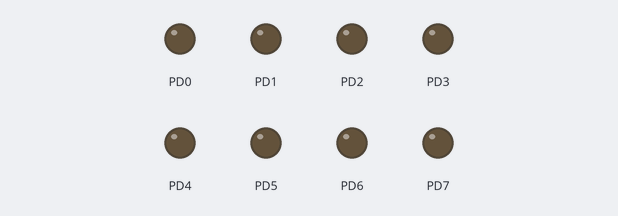
The program below on a simulated ATmega328P, built with avr-gcc and emulated at 16 MHz (the files do not name the chip). On the bench: output pins drawn as LEDs (lit = HIGH).

Above: at 0.02 s.
At 2.87 s:
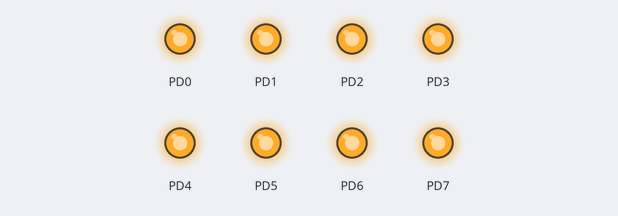
Timing chart, 0 to 3.2 s (numbered marks = the images above):
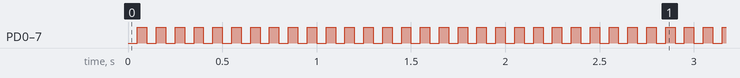

Measured:
- by itself, PD0–7: alternates HIGH for 0.05 s and LOW for 0.05 s

The program:

main.c
```c
/*
 * Uso_timer2.c
 *
 * Created: 04/10/2018 03:55:52 p.m.
 * Author : Laptop
 */

//USO DEL TIMER 2 CON INTERRUPCION
#define F_CPU 16000000 //CRYSTAL = 16Mhz
#include <avr/io.h>
#include <util/delay.h>
#include <avr/interrupt.h>

volatile uint8_t tmr2_count_overflow;

ISR(TIMER2_OVF_vect){
	tmr2_count_overflow++;
}

void tmr2_config(){
	TCCR2B |= (1<<CS22)|(1<<CS21)|(0<<CS20); //Prescaler de 256

	TIMSK2 |= (1<<TOIE2);

	//TIFR2 |= (X<<TOV2); ->Overflow flag

	sei();

	tmr2_count_overflow = 0;

	TCNT2 = 0;
}

void pin_config(){
	DDRD = (0xFF<<DDRD);
}


int main(void)
{
    pin_config();
	tmr2_config();

    while (1)
    {
			if(tmr2_count_overflow >= 12){
				if(TCNT2 >= 53){
					PORTD ^= 0xFF;
					tmr2_count_overflow = 0;
					TCNT2 = 0;

				}
			}

    }
}
```
